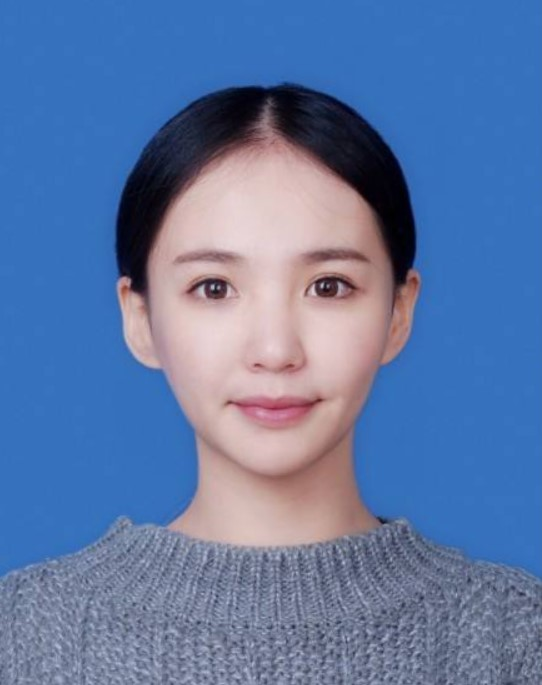
//> input picture ReplaceBackground/1.jpg, 542 x 685 px
$ ./main   (built with g++ and OpenCV 4)
//> lines starting //> are read from the running program, lines starting //| are printed output that depends on the picture; after the words box and inside, x2 and y2 are one past the last pixel; in counts of white or black regions, pixels touching at a corner belong together
#include <opencv2/opencv.hpp>
#include <iostream>

using namespace cv;
using namespace std;

Mat MatToSamples(Mat &image);
int main(int argc, char** argv)
{
	Mat src = imread("../1.jpg");
//> src is the input picture: 685 rows x 542 cols, CV_8UC3; mean B, G, R 164.3, 119.6, 95.1
	if (src.empty()) {
		printf("could not load image...\n");
		return -1;
	}
	namedWindow("输入图像");
	imshow("输入图像", src);

	// 组装数据
	Mat points = MatToSamples(src);
//> the loop in MatToSamples, `for (int row = 0; row < h; row++)` made 685 passes
//> index on passes 1 to 3: 541, 1083, 1625
//> after the loop in MatToSamples, `for (int row = 0; row < h; row++)`: index = 371269

	// 运行KMeans
	int numCluster = 4;
	Mat labels;
	Mat centers;
	TermCriteria criteria = TermCriteria(TermCriteria::EPS + TermCriteria::COUNT, 10, 0.1);
	kmeans(points, numCluster, labels, criteria, 3, KMEANS_PP_CENTERS, centers);
//> centers = [[37.5, 22.06, 23.93], [187.7, 112.4, 54.21], [178.2, 178.7, 207.2], [140.6, 120.3, 122]]


	// 显示图像分割结果
	Mat resultKMeans = Mat::zeros(src.size(), src.type());
	Scalar colorTab[] = {
		Scalar(0, 0, 255),
		Scalar(0, 255, 0),
		Scalar(255, 0, 0),
		Scalar(0, 255, 255),
		Scalar(255, 0, 255)
	};

	int index0 = 0;
	for (int row = 0; row < src.rows; row++) {
		for (int col = 0; col < src.cols; col++) {
			index0 = row * src.cols + col;
			int label = labels.at<int>(index0, 0);
			resultKMeans.at<Vec3b>(row, col)[0] = colorTab[label][0];
			resultKMeans.at<Vec3b>(row, col)[1] = colorTab[label][1];
			resultKMeans.at<Vec3b>(row, col)[2] = colorTab[label][2];
		}
	}
//> this loop made 685 passes
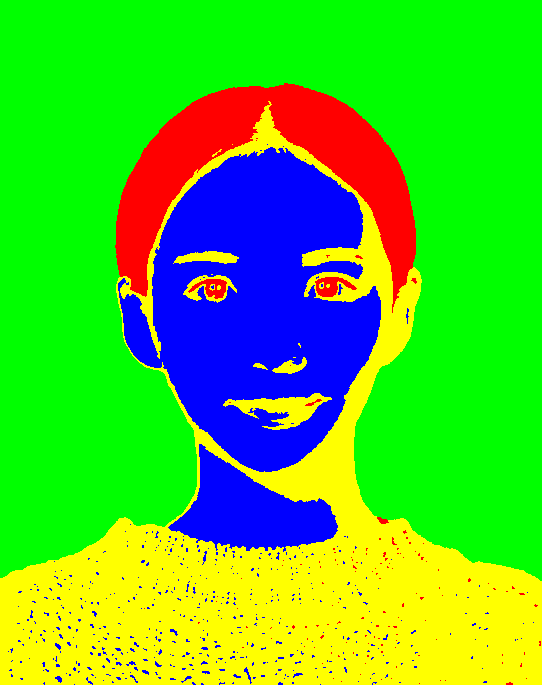
//> resultKMeans: 685 rows x 542 cols, CV_8UC3; mean B, G, R 42.5, 195.7, 81.9
//> after the loop, index0 = 371269
	imshow("kmeans", resultKMeans);

	for (int i = 0; i < centers.rows; i++) {
		int x = centers.at<float>(i, 0);
		int y = centers.at<float>(i, 1);
		printf("center %d = c.x : %d, c.y : %d\n", i, x, y);
	}
//> this loop made 4 passes
//> (x, y) on passes 1 to 4: (37, 22), (187, 112), (178, 178), (140, 120)
//| center 0 = c.x : 37, c.y : 22
//| center 1 = c.x : 187, c.y : 112
//| center 2 = c.x : 178, c.y : 178
//| center 3 = c.x : 140, c.y : 120


	// 去背景+遮罩生成
	Mat mask = Mat::zeros(src.size(), CV_8UC1);
	int index = src.rows * 2 + 2;
//> index = 1372
	int cindex = labels.at<int>(index, 0);
//> cindex = 1
	int height = src.rows;
//> height = 685
	int width = src.cols;
//> width = 542
	//Mat dst;
	//src.copyTo(dst);
	for (int row = 0; row < height; row++) {
		for (int col = 0; col < width; col++) {
			index = row * width + col;
			int label = labels.at<int>(index, 0);
			if (label == cindex) { // 背景
				//dst.at<Vec3b>(row, col)[0] = 0;
				//dst.at<Vec3b>(row, col)[1] = 0;
				//dst.at<Vec3b>(row, col)[2] = 0;
				mask.at<uchar>(row, col) = 0;
			}
			else {
				mask.at<uchar>(row, col) = 255;
			}
		}
	}
//> this loop made 685 passes
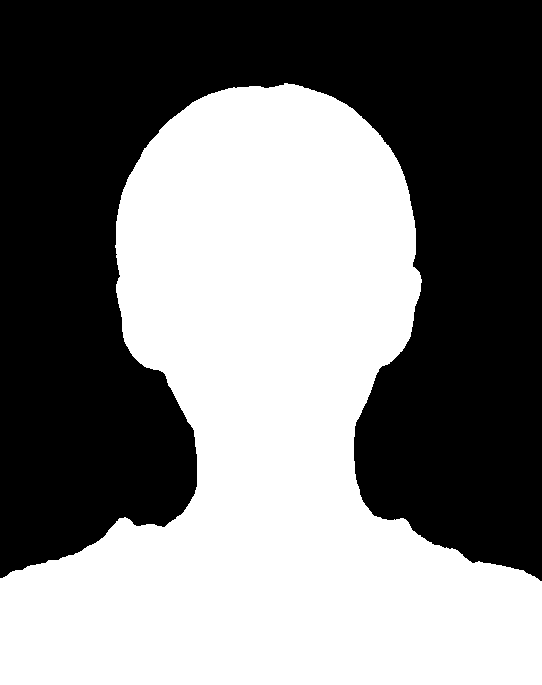
//> mask: 685 rows x 542 cols, CV_8UC1; 48.8% white; 1 white region, box (x1, y1, x2, y2) and area: (0, 83, 542, 685) 181203
//> after the loop, index = 371269
	imshow("mask-遮罩", mask);

	// 腐蚀 + 高斯模糊
	Mat k = getStructuringElement(MORPH_RECT, Size(3, 3), Point(-1, -1));//用3*3像素进行腐蚀（减少3*3）
	erode(mask, mask, k);
	imshow("腐蚀-mask", mask);
	GaussianBlur(mask, mask, Size(3, 3), 0, 0);//用3*3像素进行高斯模糊（增加3*3）  所以边界不变
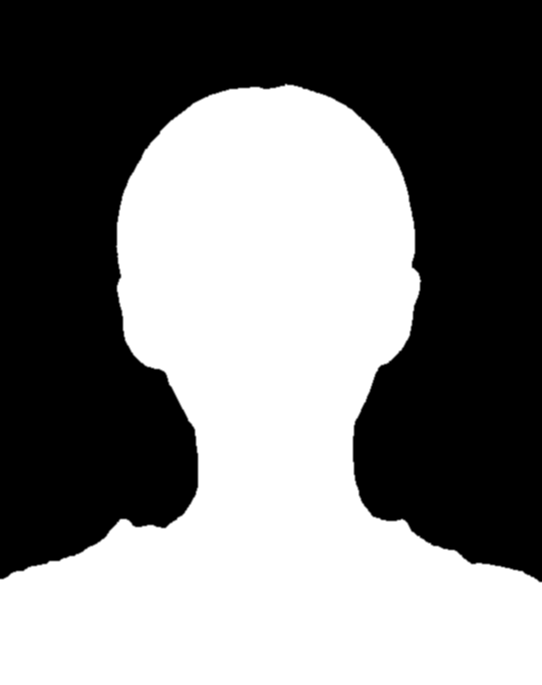
//> mask: 685 rows x 542 cols, CV_8UC1; min 0, max 255, mean 123.2
	imshow("高斯模糊-mask", mask);

	// 通道混合
	//RNG rng(12345);//随机数
	Vec3b color;
	color[0] = 0;//rng.uniform(0, 255);
	color[1] = 0;// rng.uniform(0, 255);
	color[2] = 255;// rng.uniform(0, 255);
	Mat result(src.size(), src.type());

	double w = 0.0;
	int b = 0, g = 0, r = 0;
	int b1 = 0, g1 = 0, r1 = 0;
	int b2 = 0, g2 = 0, r2 = 0;

	for (int row = 0; row < height; row++) {
		for (int col = 0; col < width; col++) {
			int m = mask.at<uchar>(row, col);
			if (m == 255) {
				result.at<Vec3b>(row, col) = src.at<Vec3b>(row, col); // 前景
			}
			else if (m == 0) {
				result.at<Vec3b>(row, col) = color; // 背景
			}
			else {
				w = m / 255.0;
				b1 = src.at<Vec3b>(row, col)[0];
				g1 = src.at<Vec3b>(row, col)[1];
				r1 = src.at<Vec3b>(row, col)[2];

				b2 = color[0];
				g2 = color[1];
				r2 = color[2];

				b = b1 * w + b2 * (1.0 - w);
				g = g1 * w + g2 * (1.0 - w);
				r = r1 * w + r2 * (1.0 - w);

				result.at<Vec3b>(row, col)[0] = b;
				result.at<Vec3b>(row, col)[1] = g;
				result.at<Vec3b>(row, col)[2] = r;
			}
		}
	}
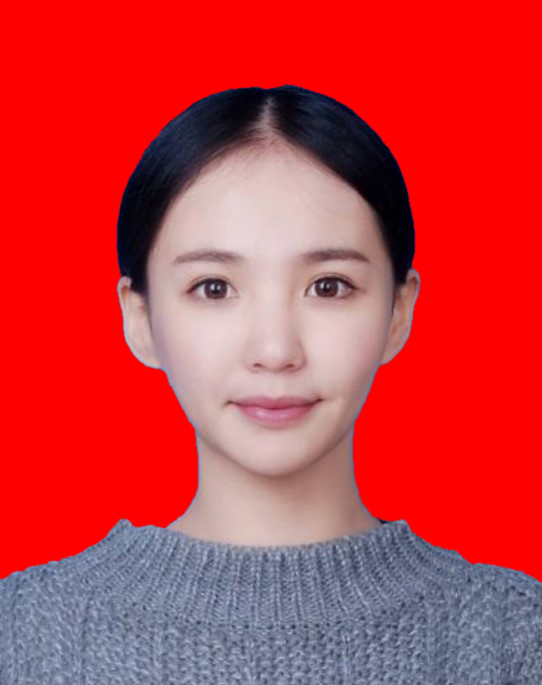
//> result: 685 rows x 542 cols, CV_8UC3; mean B, G, R 67.4, 61.5, 198.8
//> after the loop, w = 0.749; b1 = 155; g1 = 119; r1 = 95; b2 = 0; g2 = 0
	imshow("背景替换", result);

	waitKey(0);
	return 0;
}

Mat MatToSamples(Mat &image) {
	int w = image.cols;
	int h = image.rows;
	int samplecount = w * h;
	int dims = image.channels();
	Mat points(samplecount, dims, CV_32F, Scalar(10));

	int index = 0;
	for (int row = 0; row < h; row++) {
		for (int col = 0; col < w; col++) {
			index = row * w + col;
			Vec3b bgr = image.at<Vec3b>(row, col);
			points.at<float>(index, 0) = static_cast<int>(bgr[0]);
			points.at<float>(index, 1) = static_cast<int>(bgr[1]);
			points.at<float>(index, 2) = static_cast<int>(bgr[2]);
		}
	}
	return points;
}
